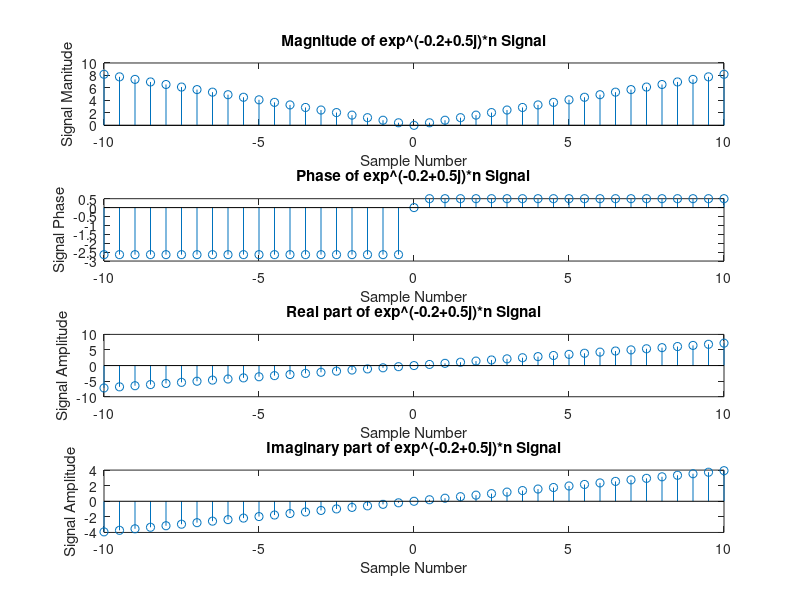

Write MATLAB code to recreate this figure.
n = -10:0.5:10;
y = exp(-0.2+0.5j)*n;
mag = abs(y);
pha = angle(y);
im_part = imag(y);
re_part = real(y);
subplot(4,1,1);
stem(n, mag);
title('Magnitude of exp\^(-0.2+0.5j)*n Signal');
xlabel('Sample Number');
ylabel('Signal Manitude');
subplot(4,1,2);
stem(n, pha);
title('Phase of exp\^(-0.2+0.5j)*n Signal');
xlabel('Sample Number');
ylabel('Signal Phase');
subplot(4,1,3);
stem(n, re_part);
title('Real part of exp\^(-0.2+0.5j)*n Signal');
xlabel('Sample Number');
ylabel('Signal Amplitude');
subplot(4,1,4);
stem(n, im_part);
title('Imaginary part of exp\^(-0.2+0.5j)*n Signal');
xlabel('Sample Number');
ylabel('Signal Amplitude');
